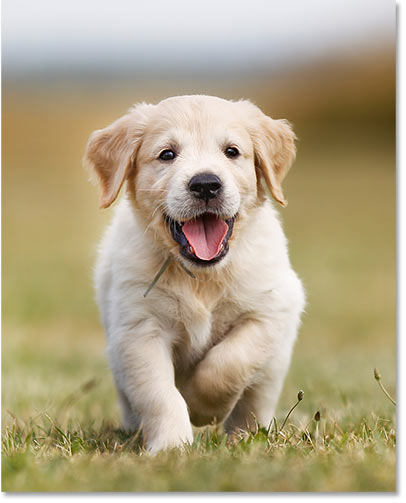
#> input picture image1.jpg, 406 x 503 px
$ python rotation.py   (older library calls are emulated)
#> lines starting #> are read from the running program, lines starting #| are printed output that depends on the picture
import cv2
# import numpy as np

img=cv2.imread("image1.jpg")
#> img is the input picture: shape (503, 406, 3); mean B, G, R 133.8, 164, 176.7
#To find image centre, half of width and height will be the cordinates of centre of image
width=img.shape[0]
#> width = 503
height=img.shape[1]
#> height = 406
centre=(height/2,width/2)
#> centre = (203, 251.5)

# For Transition
# x=100
# y=100
# M=np.float([[1,0,x],[0,1,y]])

# You can rotote imge from anywhere like (100,50) instead of centre
M=cv2.getRotationMatrix2D(centre,30,1)
img1=cv2.warpAffine(img,M,(height,width))
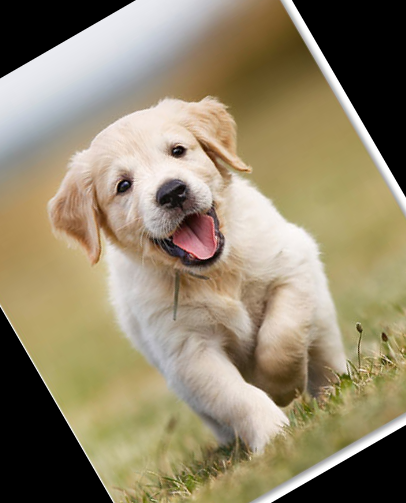
#> img1: shape (503, 406, 3); mean B, G, R 108.6, 134.6, 146.4

cv2.imshow("Original image",img)
cv2.imshow("Rotated image", img1)

cv2.waitKey(0)
cv2.destroyAllWindows()

$ run again, with cat.jpg copied over image1.jpg
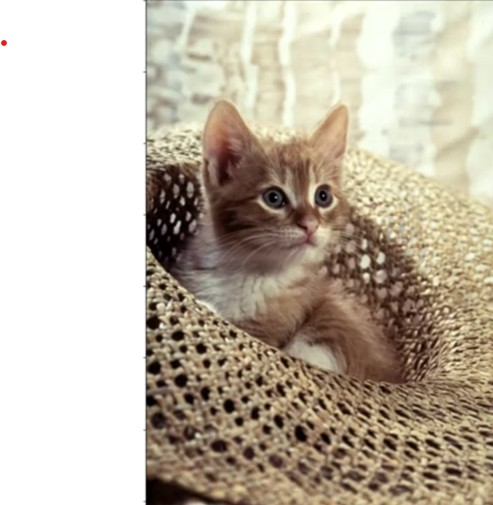
#> input picture cat.jpg, 493 x 505 px
#> img is the input picture: shape (505, 493, 3); mean B, G, R 165.6, 181.7, 192.1
#> `img1=cv2.warpAffine(img,M,(height,width))`:
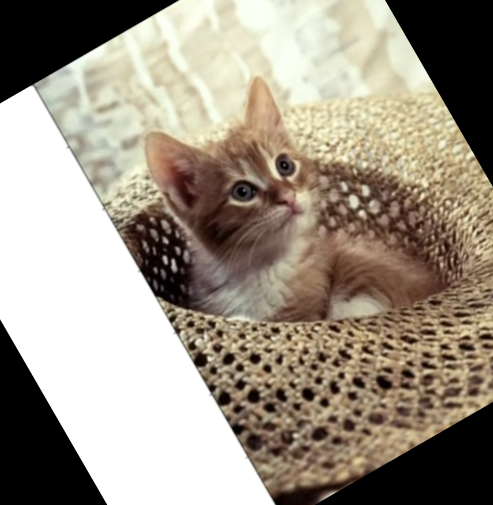
#> img1: shape (505, 493, 3); mean B, G, R 133.8, 147.9, 157.5

$ run again, with eye.jpg copied over image1.jpg
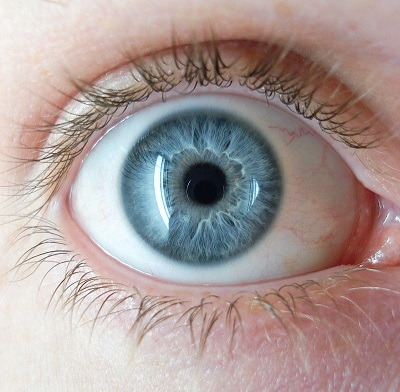
#> input picture eye.jpg, 400 x 392 px
#> img is the input picture: shape (392, 400, 3); mean B, G, R 152.1, 154.8, 170
#> `img1=cv2.warpAffine(img,M,(height,width))`:
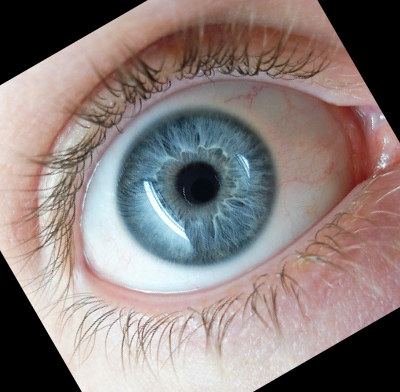
#> img1: shape (392, 400, 3); mean B, G, R 124.1, 126.3, 138.5
